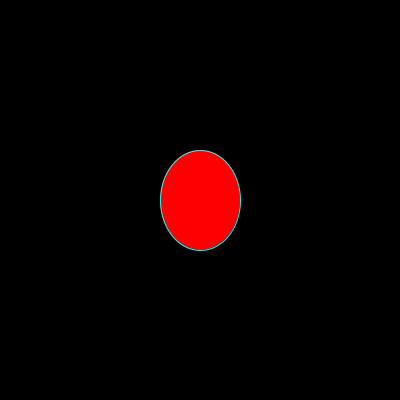
Frame 1 (no input)
Frame 60 (the mouse pressed at the canvas centre just before this capture): identical to frame 1, image omitted
Frame 120 (the mouse held since frame 60 and released just before this capture): identical to frame 1, image omitted

The Processing sketch that drew this single still picture (run headless with seeded random() and noise(); from frame 60 on, the mouse is pressed at the canvas centre):

// Processing sketch: processing01
// ── processing01.pde
void setup() {
  size(400, 400);
  stroke(255);
  background(192, 64,0);
}

void draw() {
  background(0);
  fill(255, 0, 0);
  stroke(10, 255, 255);
  ellipse(200, 200, 80, 100);
  
}

void mouseClicked() {
  background(255);
}
